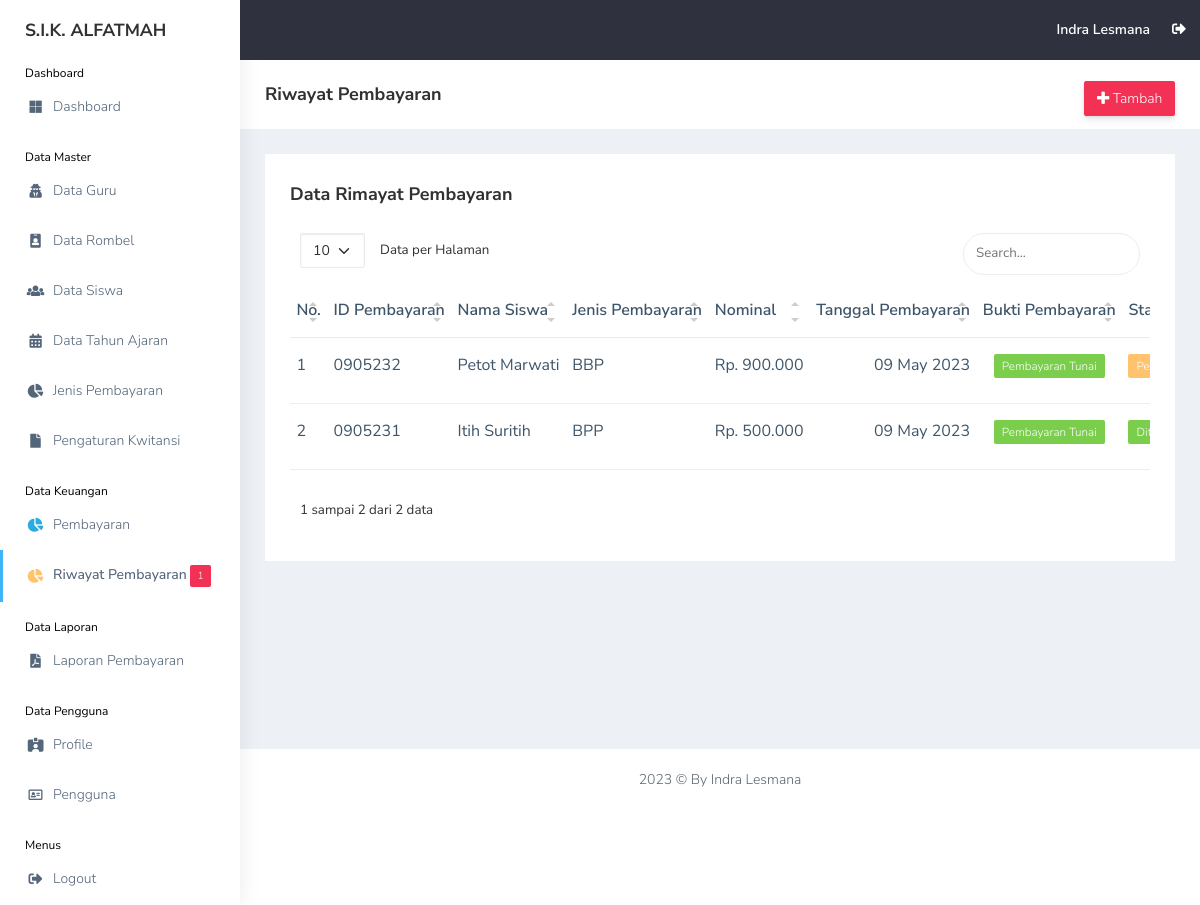
Page /view_pembayaran/riwayat.php (signed in) on the earlier database version.
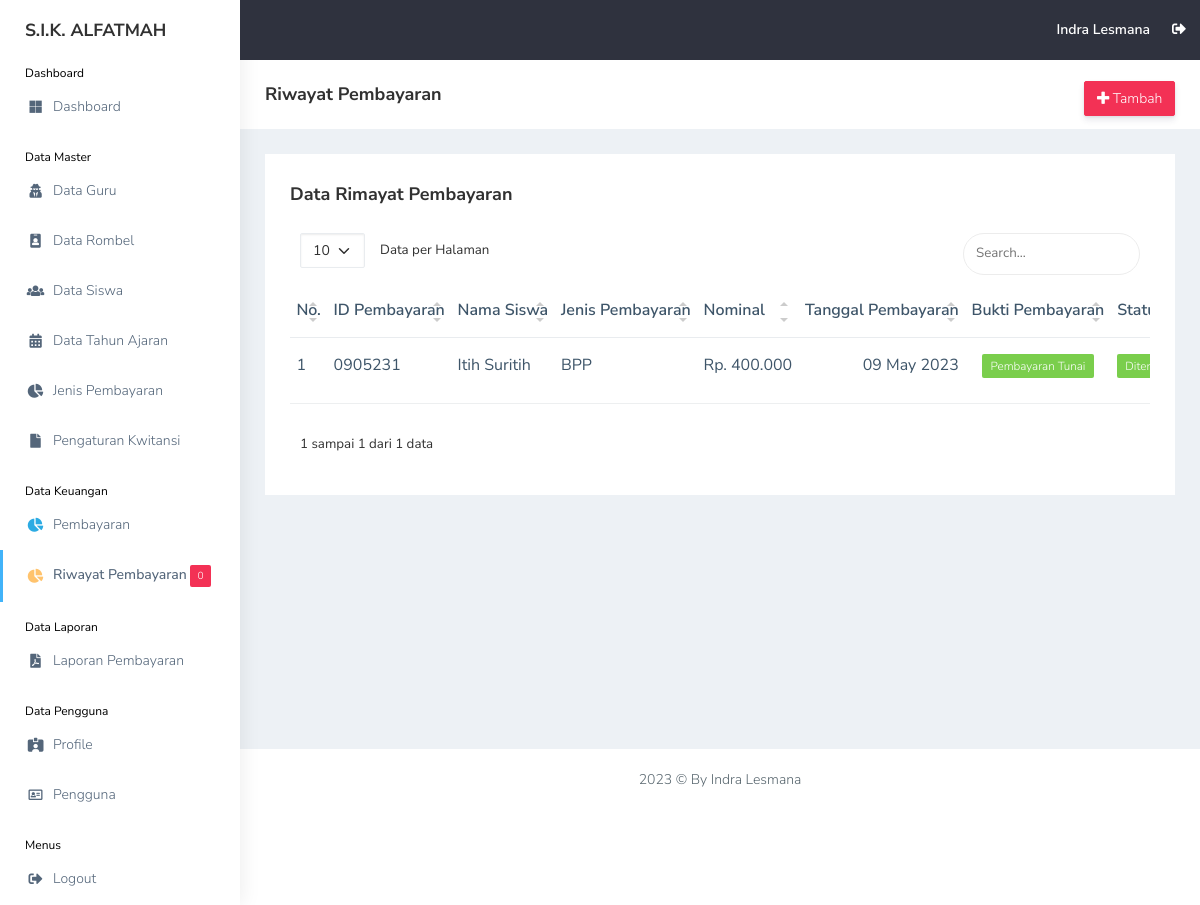
Same page on the later database version.
### tables this page shows
CREATE TABLE `users` (
  `id_user` int(11) NOT NULL,
  `nama` varchar(255) NOT NULL,
  `username` varchar(255) NOT NULL,
  `email` varchar(255) NOT NULL,
  `password` varchar(255) NOT NULL,
  `image` varchar(255) NOT NULL,
  `role_id` int(11) NOT NULL,
  `date_created` date NOT NULL,
  `is_active` int(11) NOT NULL
);

CREATE TABLE `pembayaran` (
  `id_pembayaran` int(11) NOT NULL,
  `id_siswa` int(11) NOT NULL,
  `id_jenis_pembayaran` int(11) NOT NULL,
  `bbp_bulan` int(11) NOT NULL,
  `bbp_tahun` int(11) NOT NULL,
  `nominal_pembayaran` int(11) NOT NULL,
  `tanggal_pembayaran` date NOT NULL,
  `bukti` varchar(255) NOT NULL,
  `status` int(11) NOT NULL
);

CREATE TABLE `siswa` (
  `id_siswa` int(11) NOT NULL,
  `nis` int(11) NOT NULL,
  `nisn` int(11) NOT NULL,
  `nama_siswa` varchar(255) NOT NULL,
  `id_rombel` int(11) NOT NULL,
  `jk` varchar(20) NOT NULL,
  `alamat` text NOT NULL,
  `phone` varchar(20) NOT NULL,
  `username` varchar(255) NOT NULL,
  `password` varchar(255) NOT NULL,
  `gambar` varchar(255) NOT NULL,
  `id_tahun_ajaran` int(11) NOT NULL,
  `date_created` date NOT NULL,
  `is_active` int(11) NOT NULL
);

CREATE TABLE `jenis_pembayaran` (
  `id_jenis_pembayaran` int(11) NOT NULL,
  `jenis_pembayaran` varchar(255) NOT NULL,
  `nominal` int(11) NOT NULL,
  `deskripsi` text NOT NULL
);

### functions.php (called while the page is built, shortened)
<?php
$conn = mysqli_connect("localhost", "root", "", "db_sika");
function query($query)
{
    global $conn;
    $result = mysqli_query($conn, $query);
    $rows = [];
    while ($row = mysqli_fetch_assoc($result)) {
        $rows[] = $row;
    }
    return $rows;
}

### view_pembayaran/riwayat.php (the view, shortened to what this page needs)
<?php
include "../templates/header.php";
$pembayaran = query(
    "SELECT * FROM pembayaran
    INNER JOIN siswa ON siswa.id_siswa = pembayaran.id_siswa
    INNER JOIN jenis_pembayaran ON jenis_pembayaran.id_jenis_pembayaran = pembayaran.id_jenis_pembayaran
    ORDER BY pembayaran.id_pembayaran DESC"
);
?>
<div class="page-breadcrumb bg-white">
    <div class="row align-items-center">
        <div class="col-lg-3 col-md-4 col-sm-4 col-xs-12">
            <h4 class="page-title">Riwayat Pembayaran</h4>
        </div>
        <div class="col-lg-9 col-sm-8 col-md-8 col-xs-12">
            <div class="d-md-flex">
                <ol class="breadcrumb ms-auto">
                    <li><a href="pembayaran_add.php"
                            class="btn btn-danger  d-none d-md-block pull-right ms-3 hidden-xs hidden-sm waves-effect waves-light text-white"><i
                                class="fas fa-plus"></i> Tambah</a>
                    </li>
                </ol>
            </div>
        </div>
    </div>
</div>
<div class="container-fluid">
    <div class="row">
        <div class="col-md-12 col-lg-12 col-sm-12">
            <div class="white-box">
                <div class="d-md-flex mb-3">
                    <h3 class="box-title mb-0">Data Rimayat Pembayaran</h3>
                </div>
                <div class="table-responsive">
                    <table class="table no-wrap" id="data-table">
                        <thead>
                            <tr>
                                <th class="border-top-0">No.</th>
                                <th class="border-top-0">ID Pembayaran</th>
                                <th class="border-top-0">Nama Siswa</th>
                                <th class="border-top-0">Jenis Pembayaran</th>
                                <th class="border-top-0">Nominal</th>
                                <th class="border-top-0 text-end">Tanggal Pembayaran</th>
                                <th class="border-top-0">Bukti Pembayaran</th>
                                <th class="border-top-0">Status</th>
                            </tr>
                        </thead>
                        <tbody>
                            <?php $i = 1; ?>
                            <?php foreach ($pembayaran as $p): ?>
                                <tr>
                                    <td>
                                        <?= $i; ?>
                                    </td>
                                    <td class="txt-oflo">
                                        <?= date("dmy", strtotime($p["tanggal_pembayaran"])) . $p["id_pembayaran"]; ?>
                                    </td>
                                    <td class="txt-oflo">
                                        <?= $p["nama_siswa"]; ?>
                                    </td>
                                    <td class="txt-oflo">
                                        <?= $p["jenis_pembayaran"]; ?>
                                    </td>
                                    <td class="txt-oflo">
                                        Rp.
                                        <?= number_format($p["nominal_pembayaran"], 0, ',', '.'); ?>
                                    </td>
                                    <td class="txt-oflo text-end">
                                        <?= date("d F Y", strtotime($p["tanggal_pembayaran"])); ?>
                                    </td>
                                    <td class="txt-oflo text-center">
                                        <?php if ($p["bukti"] == "default.jpg"): ?>
                                            <span class="badge bg-success">Pembayaran Tunai</span>
                                        <?php else: ?>
                                            <a href="../assets/img/bukti/<?= $p["bukti"]; ?>" target="_blank"><span
                                                    class="badge bg-info">Buka</span></a>
                                        <?php endif; ?>
                                    </td>
                                    <td class="txt-oflo">
                                        <a href="riwayat_status.php?id_pembayaran=<?= $p["id_pembayaran"] ?>">
                                            <?php if ($p["status"] == 1): ?>
                                                <span class="badge bg-success">Diterima</span>
                                            <?php else: ?>
                                                <span class="badge bg-warning">Pending</span>
                                            <?php endif; ?>
                                        </a>
                                    </td>
                                </tr>
                                <?php $i++; ?>
                            <?php endforeach; ?>
                        </tbody>
                    </table>
                </div>
            </div>
        </div>
    </div>
</div>
<?php
include "../templates/footer.php";
?>

### templates/header.php (shortened to what this page needs)
<?php
require "../functions.php";
$id = $_SESSION['id'];
$user = query(
    "SELECT * FROM users
    INNER JOIN users_role ON users.role_id = users_role.id_role
    WHERE id_user = $id"
)[0];
?>
<!DOCTYPE html>
<html dir="ltr" lang="en">
<head>
    <link rel="stylesheet"
        href="../assets/plugins/bower_components/chartist-plugin-tooltips/dist/chartist-plugin-tooltip.css">
    <link rel="stylesheet" href="../vendor/simple-datatables/style.css">
    <link href="../assets/css/style.min.css" rel="stylesheet">
</head>
<body>
    <div id="main-wrapper" data-layout="vertical" data-navbarbg="skin5" data-sidebartype="full"
        data-sidebar-position="absolute" data-header-position="absolute" data-boxed-layout="full">
        <?php
        include "../templates/topbar.php";
        include "../templates/sidebar.php";
        ?>
        <div class="page-wrapper">

### templates/topbar.php (shortened to what this page needs)
<header class="topbar" data-navbarbg="skin5">
    <nav class="navbar top-navbar navbar-expand-md navbar-dark">
        <div class="navbar-header" data-logobg="skin6">
            <a class="navbar-brand" href="#">
                <b class="logo-text text-dark">
                    S.I.K. ALFATMAH
                </b>
            </a>
        </div>
        <div class="navbar-collapse collapse" id="navbarSupportedContent" data-navbarbg="skin5">
            <ul class="navbar-nav ms-auto d-flex align-items-center">
                <li>
                    <a class="profile-pic" href="../view_pengguna/profile.php"><span class="text-white font-medium">
                            <?= $user["nama"]; ?>
                        </span></a>
                </li>
                <li><a href="../logout.php" class="mr-5 profile-pic"><i class="fas fa-sign-out-alt"
                            onclick="return confirm('Yakin ingin keluar dari aplikasi?');"></i></a></li>
            </ul>
        </div>
    </nav>
</header>

### templates/sidebar.php
<?php
$notif_pembayaran = query(
    "SELECT * FROM pembayaran WHERE status = 2"
);
$total_notif = count($notif_pembayaran);
?>
<aside class="left-sidebar" data-sidebarbg="skin6">
    <div class="scroll-sidebar">
        <nav class="sidebar-nav">
            <ul id="sidebarnav">
                <li class="sidebar-header d-none d-lg-block">Dashboard</li>
                <li class="sidebar-item">
                    <a class="sidebar-link waves-effect waves-dark sidebar-link" href="../view_admin/dashboard.php"
                        aria-expanded="false">
                        <i class="fab fa-microsoft" aria-hidden="true"></i>
                        <span class="hide-menu">Dashboard</span>
                    </a>
                </li>
                <li class="sidebar-header d-none d-lg-block mt-3">Data Master</li>
                <li class="sidebar-item">
                    <a class="sidebar-link waves-effect waves-dark sidebar-link" href="../view_master/guru.php"
                        aria-expanded="false">
                        <i class="fas fa-user-secret" aria-hidden="true"></i>
                        <span class="hide-menu">Data Guru</span>
                    </a>
                </li>
                <li class="sidebar-item">
                    <a class="sidebar-link waves-effect waves-dark sidebar-link" href="../view_master/rombel.php"
                        aria-expanded="false">
                        <i class=" fas fa-id-badge" aria-hidden="true"></i>
                        <span class="hide-menu">Data Rombel</span>
                    </a>
                </li>
                <li class="sidebar-item">
                    <a class="sidebar-link waves-effect waves-dark sidebar-link" href="../view_master/siswa.php"
                        aria-expanded="false">
                        <i class="fas fa-users" aria-hidden="true"></i>
                        <span class="hide-menu">Data Siswa</span>
                    </a>
                </li>
                <li class="sidebar-item">
                    <a class="sidebar-link waves-effect waves-dark sidebar-link" href="../view_master/tahun_ajaran.php"
                        aria-expanded="false">
                        <i class="fas fa-calendar-alt" aria-hidden="true"></i>
                        <span class="hide-menu">Data Tahun Ajaran</span>
                    </a>
                </li>
                <li class="sidebar-item">
                    <a class="sidebar-link waves-effect waves-dark sidebar-link" href="../view_master/pembayaran.php"
                        aria-expanded="false">
                        <i class="fas fa-chart-pie" aria-hidden="true"></i>
                        <span class="hide-menu">Jenis Pembayaran</span>
                    </a>
                </li>
                <li class="sidebar-item">
                    <a class="sidebar-link waves-effect waves-dark sidebar-link" href="../view_master/kwitansi.php"
                        aria-expanded="false">
                        <i class="fas fa-file" aria-hidden="true"></i>
                        <span class="hide-menu">Pengaturan Kwitansi</span>
                    </a>
                </li>
                <li class="sidebar-header d-none d-lg-block mt-3">Data Keuangan</li>
                <li class="sidebar-item">
                    <a class="sidebar-link waves-effect waves-dark sidebar-link"
                        href="../view_pembayaran/pembayaran_add.php" aria-expanded="false">
                        <i class="fas fa-chart-pie text-info" aria-hidden="true"></i>
                        <span class="hide-menu">Pembayaran</span>
                    </a>
                </li>
                <li class="sidebar-item">
                    <a class="sidebar-link waves-effect waves-dark sidebar-link" href="../view_pembayaran/riwayat.php"
                        aria-expanded="false">
                        <i class="fas fa-chart-pie text-warning" aria-hidden="true"></i>
                        <span class="hide-menu">Riwayat Pembayaran <span class="badge bg-danger">
                                <?= $total_notif; ?>
                            </span></span>
                    </a>
                </li>
                <li class="sidebar-header d-none d-lg-block mt-3">Data Laporan</li>
                <li class="sidebar-item">
                    <a class="sidebar-link waves-effect waves-dark sidebar-link" href="../view_laporan/laporan.php"
                        aria-expanded="false">
                        <i class="fas fa-file-pdf" aria-hidde n="true"></i>
                        <span class="hide-menu">Laporan Pembayaran</span>
                    </a>
                </li>
                <li class="sidebar-header d-none d-lg-block mt-3">Data Pengguna</li>
                <li class="sidebar-item">
                    <a class="sidebar-link waves-effect waves-dark sidebar-link" href="../view_pengguna/profile.php"
                        aria-expanded="false">
                        <i class="fas fa-id-card-alt" aria-hidden="true"></i>
                        <span class="hide-menu">Profile</span>
                    </a>
                </li>
                <li class="sidebar-item">
                    <a class="sidebar-link waves-effect waves-dark sidebar-link" href="../view_pengguna/pengguna.php"
                        aria-expanded="false">
                        <i class="far fa-address-card" aria-hidden="true"></i>
                        <span class="hide-menu">Pengguna</span>
                    </a>
                </li>
                <li class="sidebar-header d-none d-lg-block mt-3">Menus</li>
                <li class="sidebar-item">
                    <a class="sidebar-link waves-effect waves-dark sidebar-link" href="../logout.php"
                        aria-expanded="false" onclick="return confirm('Yakin ingin keluar dari aplikasi?');">
                        <i class="fas fa-sign-out-alt" aria-hidden="true"></i>
                        <span class="hide-menu">Logout</span>
                    </a>
                </li>
            </ul>
        </nav>
    </div>
</aside>

### templates/footer.php (shortened to what this page needs)
<footer class="footer text-center">
    <?= date("Y"); ?> © By Indra Lesmana
</footer>
</div>
</div>
</body>
</html>

### templates/header.php (style rules this page uses)
.sidebar-header { width: 100%; position: relative; padding-left: 25px; color: #000; font-size: 12px; }

Differences in the rows shown:
removed pembayaran: tanggal_pembayaran "090523", id_pembayaran "2", id_siswa.nama_siswa "Petot Marwati", id_jenis_pembayaran.jenis_pembayaran "BBP", nominal_pembayaran "900.000", tanggal_pembayaran "09 May 2023", bukti "Pembayaran Tunai", status "Pending"
changed pembayaran "Itih Suritih": nominal_pembayaran "500.000" → "400.000"
Other differences:
$total_notif: "1" → "0"
text written by a page script: "Data per Halaman 1 sampai 2 dari 2 data" → "Data per Halaman 1 sampai 1 dari 1 data"
